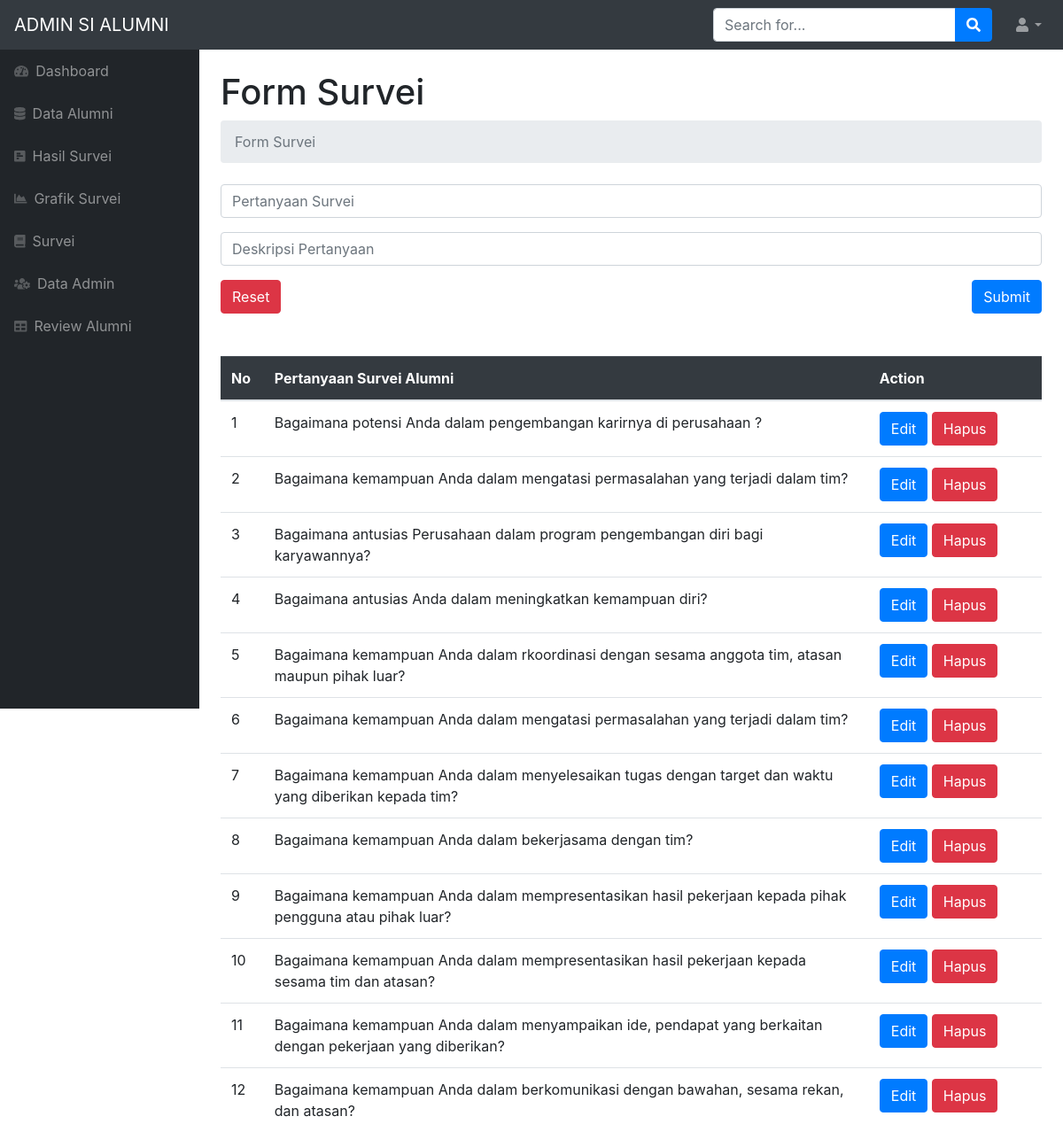
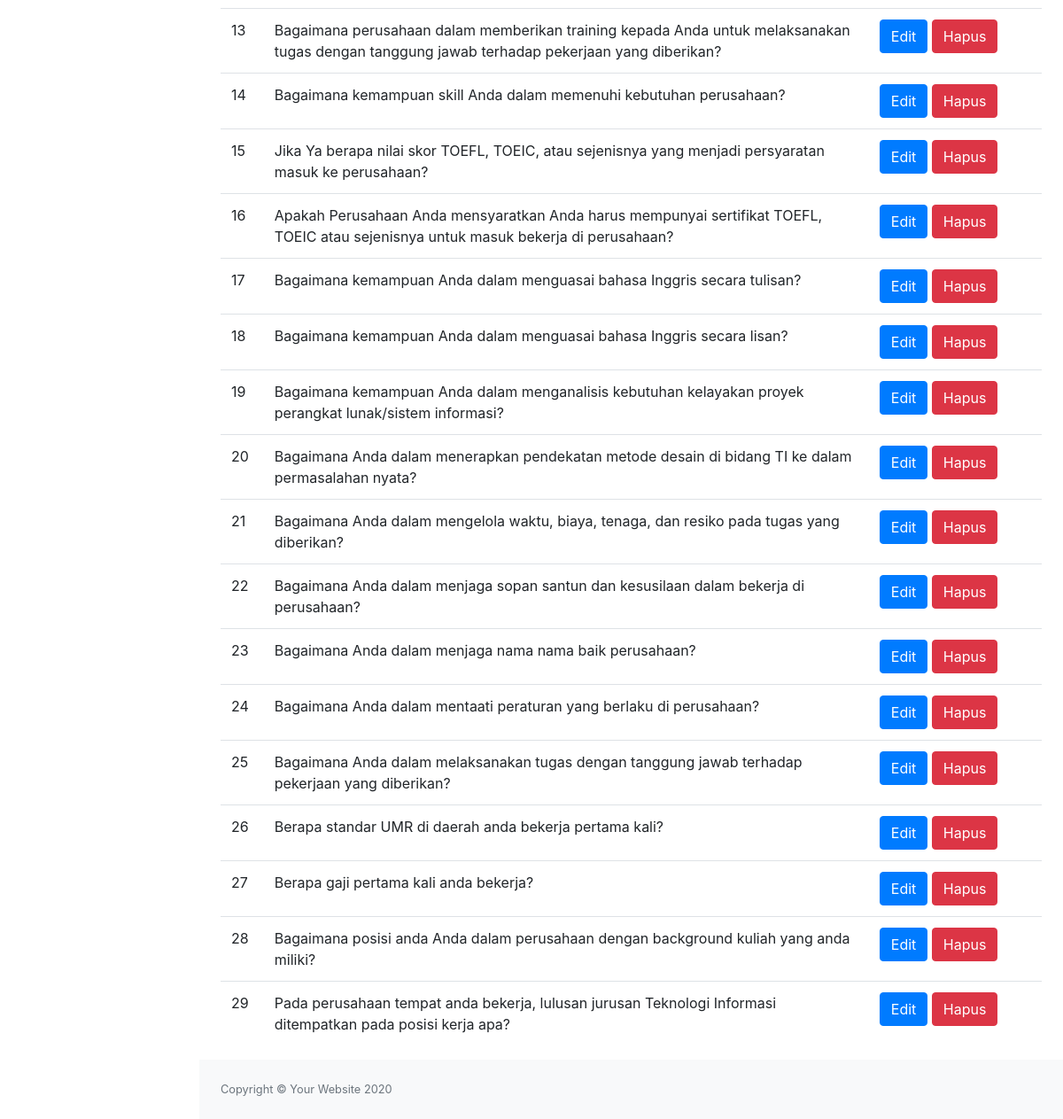
/survei_page.php, run on the app's committed database (2 pictures, top to bottom).
### tables this page shows
CREATE TABLE `t_pertanyaan` (
  `id` int(11) NOT NULL,
  `pertanyaan` varchar(250) NOT NULL,
  `isi1` varchar(250) NOT NULL,
  `isi2` varchar(250) NOT NULL,
  `isi3` varchar(250) NOT NULL,
  `isi4` varchar(250) NOT NULL
);

### survei_page.php (the view, shortened to what this page needs)
<!DOCTYPE html>
<html lang="en">
    <head>
        <link href="css/survei.css" rel="stylesheet" />
        <link href="https://cdn.datatables.net/1.10.20/css/dataTables.bootstrap4.min.css" rel="stylesheet" />
    </head>
    <body class="sb-nav-fixed">
        <nav class="sb-topnav navbar navbar-expand navbar-dark bg-dark">
            <a class="navbar-brand" href="index.html">ADMIN SI ALUMNI</a>
            <form class="d-none d-md-inline-block form-inline ml-auto mr-0 mr-md-3 my-2 my-md-0">
                <div class="input-group">
                    <input class="form-control" type="text" placeholder="Search for..." aria-label="Search" aria-describedby="basic-addon2" />
                    <div class="input-group-append">
                        <button class="btn btn-primary" type="button"><i class="fas fa-search"></i></button>
                    </div>
                </div>
            </form>
            <ul class="navbar-nav ml-auto ml-md-0">
                <li class="nav-item dropdown">
                    <a class="nav-link dropdown-toggle" id="userDropdown" href="#" role="button" data-toggle="dropdown" aria-haspopup="true" aria-expanded="false"><i class="fas fa-user fa-fw"></i></a>
                </li>
            </ul>
        </nav>
        <div id="layoutSidenav">
            <div id="layoutSidenav_nav">
                <nav class="sb-sidenav accordion sb-sidenav-dark" id="sidenavAccordion">
                    <div class="sb-sidenav-menu">
                        <div class="nav">
                        <a class="nav-link" href="dashboard_admin.php">
                                <div class="sb-nav-link-icon"><i class="fas fa-tachometer-alt"></i></div>
                                Dashboard
                            </a>
                            <a class="nav-link" href="alumni_page.php">
                                <div class="sb-nav-link-icon"><i class="fas fa-database"></i></div>
                               Data Alumni
                            </a>
                            <a class="nav-link" href="hasilSurvei_page.php">
                                <div class="sb-nav-link-icon"><i class="fas fa-poll-h"></i></div>
                                Hasil Survei
                            </a>
                            <a class="nav-link" href="grafik_page.php">
                                <div class="sb-nav-link-icon"><i class="fas fa-chart-area"></i></div>
                                Grafik Survei
                            </a>
                            <a class="nav-link" href="survei_page.php">
                                <div class="sb-nav-link-icon"><i class="fas fa-book"></i></div>
                                Survei
                            </a>
                            <a class="nav-link" href="admin_page.php">
                                <div class="sb-nav-link-icon"><i class="fas fa-users-cog"></i></div>
                                Data Admin
                            </a>
                            <a class="nav-link" href="review_page.php">
                                <div class="sb-nav-link-icon"><i class="fas fa-table"></i></div>
                                Review Alumni
                            </a>
                        </div>
                    </div>
                </nav>
            </div>
            <div id="layoutSidenav_content">
                <main>
                    <div class="container-fluid">
                        <h1 class="mt-4">Form Survei</h1>
                        <ol class="breadcrumb mb-4">
                            <li class="breadcrumb-item active">Form Survei</li>
                        </ol>
                    </div>
                <div class="container">
                    <form action="" method="post">
                    <div class="mb-3">
                        <input type="text" name="pertanyaan" class="form-control" id="exampleInputText" aria-describedby="emailHelp" placeholder="Pertanyaan Survei">
                    </div>
                    <div class="mb-3">
                        <input type="text" name="surveid" class="form-control" id="exampleInputText" placeholder="Deskripsi Pertanyaan">
                    </div>
                    <button type="reset" class="btn btn-danger">Reset</button>
                    <button type="submit" class="btn btn-primary" style = "float: right">Submit</button>
                    </form>
                    <br><br>
                        <table class="table">
                            <thead class="table-dark">
                            <tr>
                            <th width = 5%>No</th>
                            <th width = 70%>Pertanyaan Survei Alumni</th>
                            <th width = 20%>Action</th>
                            </tr>
                            </thead>
                            <tbody>
                            <?php
                            include "koneksi.php";
                            $query = mysqli_query($conn,"SELECT * FROM t_pertanyaan ORDER BY id DESC");
                            ?>
                            <?php if(mysqli_num_rows($query)>0){ ?>
                                    <?php
                                        $no = 1;
                                        while($data = mysqli_fetch_array($query)){
                                    ?>
                                <tr>
                                <td><?php echo $no ?></td>
                                <td> <?php echo $data["pertanyaan"]; ?> </td>
                                <td>
                                <button type="button" class="btn btn-primary">Edit</button>
                                <button type="button" class="btn btn-danger">Hapus</button>
                                </td>
                                </tr>
                                <?php $no++; } ?>
                                <?php } ?>
                            </tbody>
                    </table>
                </div>
                </main>
                <footer class="py-4 bg-light mt-auto">
                    <div class="container-fluid">
                        <div class="d-flex align-items-center justify-content-between small">
                            <div class="text-muted">Copyright &copy; Your Website 2020</div>
                        </div>
                    </div>
                </footer>
            </div>
        </div>
    </body>
</html>

### data on the page
t_pertanyaan: pertanyaan "Bagaimana potensi Anda dalam pengembangan karirnya di perusahaan ?"
t_pertanyaan: pertanyaan "Bagaimana kemampuan Anda dalam mengatasi permasalahan yang terjadi dalam tim?"
t_pertanyaan: pertanyaan "Bagaimana antusias Perusahaan dalam program pengembangan diri bagi karyawannya?"
t_pertanyaan: pertanyaan "Bagaimana antusias Anda dalam meningkatkan kemampuan diri?"
t_pertanyaan: pertanyaan "Bagaimana kemampuan Anda dalam rkoordinasi dengan sesama anggota tim, atasan maupun pihak luar?"
t_pertanyaan: pertanyaan "Bagaimana kemampuan Anda dalam mengatasi permasalahan yang terjadi dalam tim?"
t_pertanyaan: pertanyaan "Bagaimana kemampuan Anda dalam menyelesaikan tugas dengan target dan waktu yang diberikan kepada tim?"
t_pertanyaan: pertanyaan "Bagaimana kemampuan Anda dalam bekerjasama dengan tim?"
t_pertanyaan: pertanyaan "Bagaimana kemampuan Anda dalam mempresentasikan hasil pekerjaan kepada pihak pengguna atau pihak luar?"
t_pertanyaan: pertanyaan "Bagaimana kemampuan Anda dalam mempresentasikan hasil pekerjaan kepada sesama tim dan atasan?"
t_pertanyaan: pertanyaan "Bagaimana kemampuan Anda dalam menyampaikan ide, pendapat yang berkaitan dengan pekerjaan yang diberikan?"
t_pertanyaan: pertanyaan "Bagaimana kemampuan Anda dalam berkomunikasi dengan bawahan, sesama rekan, dan atasan?"
t_pertanyaan: pertanyaan "Bagaimana perusahaan dalam memberikan training kepada Anda untuk melaksanakan tugas dengan tanggung jawab terhadap pekerjaan yang diberikan?"
t_pertanyaan: pertanyaan "Bagaimana kemampuan skill Anda dalam memenuhi kebutuhan perusahaan?"
t_pertanyaan: pertanyaan "Jika Ya berapa nilai skor TOEFL, TOEIC, atau sejenisnya yang menjadi persyaratan masuk ke perusahaan?"
t_pertanyaan: pertanyaan "Apakah Perusahaan Anda mensyaratkan Anda harus mempunyai sertifikat TOEFL, TOEIC atau sejenisnya untuk masuk bekerja di perusahaan?"
t_pertanyaan: pertanyaan "Bagaimana kemampuan Anda dalam menguasai bahasa Inggris secara tulisan?"
t_pertanyaan: pertanyaan "Bagaimana kemampuan Anda dalam menguasai bahasa Inggris secara lisan?"
t_pertanyaan: pertanyaan "Bagaimana kemampuan Anda dalam menganalisis kebutuhan kelayakan proyek perangkat lunak/sistem informasi?"
t_pertanyaan: pertanyaan "Bagaimana Anda dalam menerapkan pendekatan metode desain di bidang TI ke dalam permasalahan nyata?"
t_pertanyaan: pertanyaan "Bagaimana Anda dalam mengelola waktu, biaya, tenaga, dan resiko pada tugas yang diberikan?"
t_pertanyaan: pertanyaan "Bagaimana Anda dalam menjaga sopan santun dan kesusilaan dalam bekerja di perusahaan?"
t_pertanyaan: pertanyaan "Bagaimana Anda dalam menjaga nama nama baik perusahaan?"
t_pertanyaan: pertanyaan "Bagaimana Anda dalam mentaati peraturan yang berlaku di perusahaan?"
t_pertanyaan: pertanyaan "Bagaimana Anda dalam melaksanakan tugas dengan tanggung jawab terhadap pekerjaan yang diberikan?"
t_pertanyaan: pertanyaan "Berapa standar UMR di daerah anda bekerja pertama kali?"
t_pertanyaan: pertanyaan "Berapa gaji pertama kali anda bekerja?"
t_pertanyaan: pertanyaan "Bagaimana posisi anda Anda dalam perusahaan dengan background kuliah yang anda miliki?"
t_pertanyaan: pertanyaan "Pada perusahaan tempat anda bekerja, lulusan jurusan Teknologi Informasi ditempatkan pada posisi kerja apa?"
